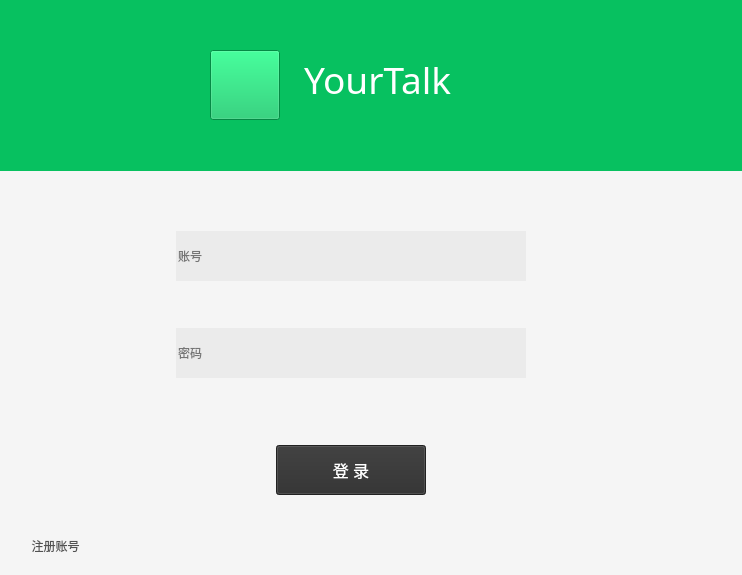
<?xml version="1.0" encoding="UTF-8"?>
<ui version="4.0">
 <class>Signin_Windows</class>
 <widget class="QWidget" name="Signin_Windows">
  <property name="geometry">
   <rect>
    <x>0</x>
    <y>0</y>
    <width>742</width>
    <height>575</height>
   </rect>
  </property>
  <property name="windowTitle">
   <string>Form</string>
  </property>
  <property name="styleSheet">
   <string notr="true">QWidget{
    background:rgb(245,245,245);
    
}

QLineEdit{
	border:none;
	background:rgb(235,235,235);
}
</string>
  </property>
  <widget class="QWidget" name="widget" native="true">
   <property name="geometry">
    <rect>
     <x>0</x>
     <y>0</y>
     <width>751</width>
     <height>171</height>
    </rect>
   </property>
   <property name="sizePolicy">
    <sizepolicy hsizetype="Fixed" vsizetype="Fixed">
     <horstretch>0</horstretch>
     <verstretch>0</verstretch>
    </sizepolicy>
   </property>
   <property name="styleSheet">
    <string notr="true">background-color: rgb(7,193,96);
</string>
   </property>
   <widget class="QTextEdit" name="textEdit">
    <property name="geometry">
     <rect>
      <x>300</x>
      <y>50</y>
      <width>281</width>
      <height>81</height>
     </rect>
    </property>
    <property name="font">
     <font>
      <family>Eras Bold ITC</family>
      <pointsize>9</pointsize>
      <weight>50</weight>
      <italic>false</italic>
      <bold>false</bold>
     </font>
    </property>
    <property name="styleSheet">
     <string notr="true">border:none;
font: 9pt &quot;Eras Bold ITC&quot;;</string>
    </property>
    <property name="html">
     <string>&lt;!DOCTYPE HTML PUBLIC &quot;-//W3C//DTD HTML 4.0//EN&quot; &quot;http://www.w3.org/TR/REC-html40/strict.dtd&quot;&gt;
&lt;html&gt;&lt;head&gt;&lt;meta name=&quot;qrichtext&quot; content=&quot;1&quot; /&gt;&lt;style type=&quot;text/css&quot;&gt;
p, li { white-space: pre-wrap; }
&lt;/style&gt;&lt;/head&gt;&lt;body style=&quot; font-family:'Eras Bold ITC'; font-size:9pt; font-weight:400; font-style:normal;&quot;&gt;
&lt;p style=&quot; margin-top:12px; margin-bottom:12px; margin-left:0px; margin-right:0px; -qt-block-indent:0; text-indent:0px;&quot;&gt;&lt;span style=&quot; font-size:28pt; color:#ffffff;&quot;&gt;YourTalk&lt;/span&gt;&lt;/p&gt;&lt;/body&gt;&lt;/html&gt;</string>
    </property>
   </widget>
   <widget class="QPushButton" name="logo">
    <property name="geometry">
     <rect>
      <x>210</x>
      <y>50</y>
      <width>70</width>
      <height>70</height>
     </rect>
    </property>
    <property name="sizePolicy">
     <sizepolicy hsizetype="Fixed" vsizetype="Fixed">
      <horstretch>0</horstretch>
      <verstretch>0</verstretch>
     </sizepolicy>
    </property>
    <property name="minimumSize">
     <size>
      <width>50</width>
      <height>50</height>
     </size>
    </property>
    <property name="maximumSize">
     <size>
      <width>70</width>
      <height>70</height>
     </size>
    </property>
    <property name="text">
     <string/>
    </property>
    <property name="iconSize">
     <size>
      <width>20</width>
      <height>20</height>
     </size>
    </property>
   </widget>
   <widget class="QWidget" name="widget_3" native="true">
    <property name="geometry">
     <rect>
      <x>0</x>
      <y>0</y>
      <width>120</width>
      <height>80</height>
     </rect>
    </property>
    <widget class="QWidget" name="widget_4" native="true">
     <property name="geometry">
      <rect>
       <x>0</x>
       <y>0</y>
       <width>181</width>
       <height>161</height>
      </rect>
     </property>
     <widget class="QWidget" name="widget_5" native="true">
      <property name="geometry">
       <rect>
        <x>0</x>
        <y>0</y>
        <width>741</width>
        <height>161</height>
       </rect>
      </property>
     </widget>
    </widget>
   </widget>
  </widget>
  <widget class="QWidget" name="widget_2" native="true">
   <property name="geometry">
    <rect>
     <x>-20</x>
     <y>120</y>
     <width>761</width>
     <height>471</height>
    </rect>
   </property>
   <property name="sizePolicy">
    <sizepolicy hsizetype="Fixed" vsizetype="Fixed">
     <horstretch>0</horstretch>
     <verstretch>0</verstretch>
    </sizepolicy>
   </property>
   <widget class="QPushButton" name="pushButtonRegster">
    <property name="geometry">
     <rect>
      <x>30</x>
      <y>410</y>
      <width>91</width>
      <height>31</height>
     </rect>
    </property>
    <property name="font">
     <font>
      <family>等线</family>
      <underline>false</underline>
     </font>
    </property>
    <property name="styleSheet">
     <string notr="true">border:none;
color: rgb(82, 82, 82);
background:rgb(245,245,245);</string>
    </property>
    <property name="text">
     <string>注册账号</string>
    </property>
   </widget>
   <widget class="QWidget" name="horizontalLayoutWidget">
    <property name="geometry">
     <rect>
      <x>0</x>
      <y>300</y>
      <width>741</width>
      <height>101</height>
     </rect>
    </property>
    <layout class="QHBoxLayout" name="horizontalLayout">
     <item>
      <spacer name="horizontalSpacer">
       <property name="orientation">
        <enum>Qt::Horizontal</enum>
       </property>
       <property name="sizeHint" stdset="0">
        <size>
         <width>40</width>
         <height>20</height>
        </size>
       </property>
      </spacer>
     </item>
     <item>
      <widget class="QPushButton" name="pushButtonLogin">
       <property name="sizePolicy">
        <sizepolicy hsizetype="Fixed" vsizetype="Fixed">
         <horstretch>0</horstretch>
         <verstretch>0</verstretch>
        </sizepolicy>
       </property>
       <property name="minimumSize">
        <size>
         <width>150</width>
         <height>50</height>
        </size>
       </property>
       <property name="font">
        <font>
         <family>微软雅黑</family>
         <pointsize>12</pointsize>
        </font>
       </property>
       <property name="styleSheet">
        <string notr="true">background-color: rgb(46,46,46);
color: rgb(255, 255, 255);
border-radiux: 505px</string>
       </property>
       <property name="text">
        <string>登 录</string>
       </property>
      </widget>
     </item>
     <item>
      <spacer name="horizontalSpacer_2">
       <property name="orientation">
        <enum>Qt::Horizontal</enum>
       </property>
       <property name="sizeHint" stdset="0">
        <size>
         <width>40</width>
         <height>20</height>
        </size>
       </property>
      </spacer>
     </item>
    </layout>
   </widget>
   <widget class="QWidget" name="horizontalLayoutWidget_2">
    <property name="geometry">
     <rect>
      <x>0</x>
      <y>70</y>
      <width>741</width>
      <height>231</height>
     </rect>
    </property>
    <layout class="QHBoxLayout" name="horizontalLayout_2">
     <item>
      <spacer name="horizontalSpacer_4">
       <property name="orientation">
        <enum>Qt::Horizontal</enum>
       </property>
       <property name="sizeHint" stdset="0">
        <size>
         <width>40</width>
         <height>20</height>
        </size>
       </property>
      </spacer>
     </item>
     <item>
      <layout class="QVBoxLayout" name="verticalLayout">
       <item>
        <widget class="QLineEdit" name="lineEditUsername">
         <property name="sizePolicy">
          <sizepolicy hsizetype="Fixed" vsizetype="Fixed">
           <horstretch>0</horstretch>
           <verstretch>0</verstretch>
          </sizepolicy>
         </property>
         <property name="minimumSize">
          <size>
           <width>350</width>
           <height>50</height>
          </size>
         </property>
         <property name="styleSheet">
          <string notr="true"/>
         </property>
         <property name="inputMask">
          <string/>
         </property>
         <property name="text">
          <string/>
         </property>
         <property name="placeholderText">
          <string>账号</string>
         </property>
        </widget>
       </item>
       <item>
        <widget class="QLineEdit" name="lineEditPassword">
         <property name="sizePolicy">
          <sizepolicy hsizetype="Fixed" vsizetype="Fixed">
           <horstretch>0</horstretch>
           <verstretch>0</verstretch>
          </sizepolicy>
         </property>
         <property name="minimumSize">
          <size>
           <width>350</width>
           <height>50</height>
          </size>
         </property>
         <property name="styleSheet">
          <string notr="true"/>
         </property>
         <property name="inputMask">
          <string/>
         </property>
         <property name="text">
          <string/>
         </property>
         <property name="frame">
          <bool>true</bool>
         </property>
         <property name="echoMode">
          <enum>QLineEdit::Password</enum>
         </property>
         <property name="placeholderText">
          <string>密码</string>
         </property>
        </widget>
       </item>
      </layout>
     </item>
     <item>
      <spacer name="horizontalSpacer_3">
       <property name="orientation">
        <enum>Qt::Horizontal</enum>
       </property>
       <property name="sizeHint" stdset="0">
        <size>
         <width>40</width>
         <height>20</height>
        </size>
       </property>
      </spacer>
     </item>
    </layout>
   </widget>
  </widget>
  <zorder>widget_2</zorder>
  <zorder>widget</zorder>
 </widget>
 <resources/>
 <connections/>
</ui>
